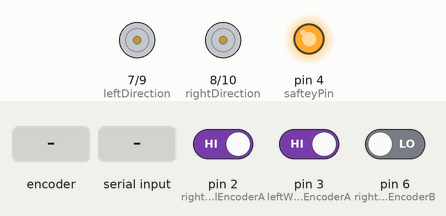
Recording of a sketch running on a simulated Arduino Uno, built with avr-gcc and run on an emulated ATmega328P. On the bench: direction and speed pins drawn as motors (green arrow = direction pin HIGH = forward, orange = LOW = backward, longer = more drive), output pins drawn as LEDs (lit = HIGH). The inputs (shaded band) are chosen by the test bench; at power-on: pin 2 (rightWheelEncoderA) HIGH, pin 3 (leftWheelEncoderA) HIGH, pin 6 (rightWheelEncoderB) LOW.

Above: at 1.2 s.
1.3 s: rotary encoder on pin 2 (rightWheelEncoderA) / pin 6 (rightWheelEncoderB) turned 3 steps (first pin leading)
At 1.63 s:
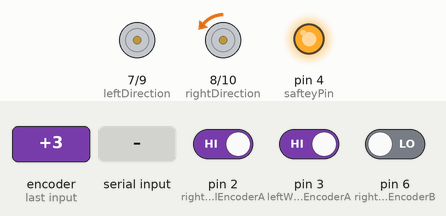
3.4 s: "90,45\n" received over Serial
At 5.8 s:
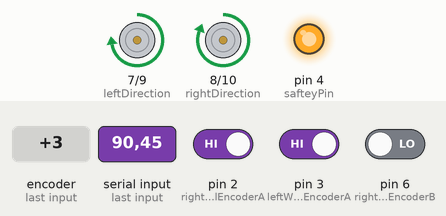
6.4 s: "," received over Serial
9.4 s: "5\n" received over Serial
At 11.0 s:
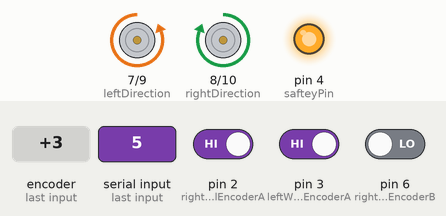
11.9 s: "," received over Serial
At 14.44 s:
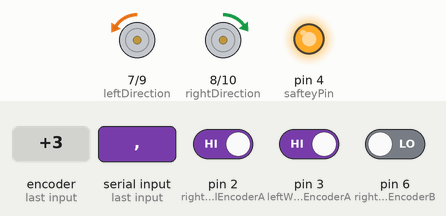
14.9 s: rotary encoder on pin 2 (rightWheelEncoderA) / pin 6 (rightWheelEncoderB) turned 3 steps (first pin leading)
Timing chart, 0 to 17.9 s (numbered marks = the images above; inputs shaded):
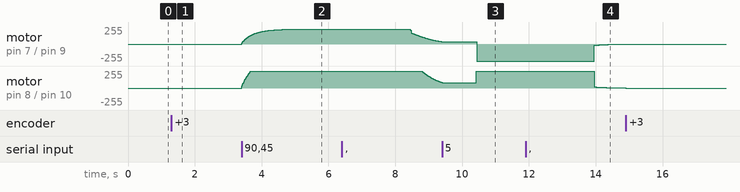

Measured:
- after the input at 1.3 s, motor on pin 8 (rightDirection) / pin 10 (rightPWMpin): stopped → backward 1/255 after 0.20 s, → backward 2/255 0.20 s later, → backward 1/255 0.20 s later
- after the input at 3.4 s, motor on pin 7 (leftDirection) / pin 9 (leftPWMpin): moves from stopped to forward 224/255 over 2.0 s, starting at once; motor on pin 8 (rightDirection) / pin 10 (rightPWMpin): moves from backward 1/255 to forward 255/255 over 0.27 s, starting at once
- after the input at 6.4 s, motor on pin 7 (leftDirection) / pin 9 (leftPWMpin): moves from forward 224/255 to forward 37/255 over 0.94 s, starting after 2.0 s; motor on pin 8 (rightDirection) / pin 10 (rightPWMpin): moves from forward 255/255 to forward 84/255 over 0.60 s, starting after 2.4 s
- after the input at 11.9 s, motor on pin 7 (leftDirection) / pin 9 (leftPWMpin): moves from backward 255/255 to backward 2/255 over 0.84 s, starting after 2.1 s; motor on pin 8 (rightDirection) / pin 10 (rightPWMpin): moves from forward 255/255 to forward 1/255 over 0.80 s, starting after 2.1 s

The sketch:

Demo_1.ino
```cpp
// CODE WRITTEN BY BENJAMIN SMITH AND STEPHEN THOMAS
// This code is used for mutliple purposes, requiring an arduino microcontroller connected to 2 motors with encoders attached, and a battery connection to work properly.
// This code records the distance the motors travel and orientation angle, along with getting the robot to move to specified orientation and distance values based upon user input to the serial monitor, input as phi (in radians), and distance to move forward (in meters).
// This code functions using PI controllers and interrupts, all of which have their respective sections labeled, along with any other sections required to achieve the desired output labeled as well.

//libraries necessary for proper usage
#include <Wire.h>
//definitions of values to be used in code
#define rightWheelEncoderA 2
#define rightWheelEncoderB 6
#define leftWheelEncoderA 3
#define leftWheelEncoderB 5
#define rightPWMpin 10
#define leftPWMpin 9
#define rightDirection 8
#define leftDirection 7
#define safteyPin 4
#define wheelRadius 0.075
#define clankerWidth 0.14
#define myAddress 8

// GLOBAL VARS
bool LAST_R_A;
bool LAST_L_A;
long RIGHTWHEELCOUNTS = 0;
long LEFTWHEELCOUNTS = 0;
char MESSAGE[32];
int MESSAGE_LENGTH = 0;
void receive();

void setup() {
  //initiallize pins and serial monitor
  Serial.begin(9600);
  pinMode(rightWheelEncoderA, INPUT);
  pinMode(rightWheelEncoderB, INPUT);
  pinMode(leftWheelEncoderA, INPUT);
  pinMode(leftWheelEncoderB, INPUT);
  pinMode(rightPWMpin, OUTPUT);
  pinMode(leftPWMpin, OUTPUT);
  pinMode(rightDirection, OUTPUT);
  pinMode(leftDirection, OUTPUT);
  pinMode(safteyPin, OUTPUT);

  //Initialize encoder values
  bool LAST_R_A = digitalRead(rightWheelEncoderA);
  bool LAST_L_A = digitalRead(leftWheelEncoderA);
  attachInterrupt(digitalPinToInterrupt(rightWheelEncoderA), rightEncoderInterupt, HIGH);
  attachInterrupt(digitalPinToInterrupt(leftWheelEncoderA), leftEncoderInterupt, HIGH);

  //initialize I2C communication
  Wire.begin(myAddress);
  Wire.onReceive(receive);

  //Initialize motor drivers
  digitalWrite(safteyPin, HIGH);
}

void loop() {
  long currentTime = millis();
  long lastTime = 0;
  //wheel angular position
  float leftWheelPos = 0;
  float rightWheelPos = 0;
  float leftWheelLastPos = 0;
  float rightWheelLastPos = 0;
  //wheel angular velocity
  float leftWheelSpeed = 0;
  float rightWheelSpeed = 0;
  //wheel position
  float leftDistance = 0;
  float rightDistance = 0;
  float leftTangentalVelocity = 0;
  float rightTangentalVelocity = 0;
  float centerDistance = 0;
  float centerSpeed = 0;

  //clanker orientation
  float phi = 0;
  float xPos = 0;
  float yPos = 0;

  //Clanker Outputs
  float rightPWM = 0;
  float leftPWM = 0;

  //clanker targets
  float targetRSpeed = 0;
  float targetLSpeed = 0;
  float targetCP = 0;
  float targetPhi = 0;
  float maxWheelSpeed = 7;

  //Control Constants
  float rightKp = 70;
  float leftKp = 70;
  float centerKp = 2;
  float centerKi = 0.5;
  float centerIntegral = 0;
  float phiKp = .225;
  float phiKi = .1;
  float phiIntegral = 0;

  // determine current position and orientation
  while (true)
  {
    //Wait for next loop
    while (millis() < currentTime) {}

    leftWheelPos = (float)LEFTWHEELCOUNTS / 1600 * 6.28;
    rightWheelPos = (float)RIGHTWHEELCOUNTS / 1600 * 6.28;

    leftDistance = leftWheelPos * wheelRadius;
    rightDistance = rightWheelPos * wheelRadius;

    leftWheelSpeed = (leftWheelPos - leftWheelLastPos) / 0.02;
    rightWheelSpeed = (rightWheelPos - rightWheelLastPos) / 0.02;

    leftTangentalVelocity = leftWheelSpeed * wheelRadius;
    rightTangentalVelocity = rightWheelSpeed * wheelRadius;

    centerDistance = (leftDistance + rightDistance) / 2.0;
    centerSpeed = (leftTangentalVelocity + rightTangentalVelocity) / 2.0;
    phi = (rightDistance - leftDistance) / clankerWidth / 2.0;

    //update x and y position based upon phi value
    xPos += centerSpeed * cos(phi) * 0.02;
    yPos += centerSpeed * sin(phi) * 0.02;

    // allow user input from serial monitor for phi and position
    if (Serial.available()) {
      targetPhi = Serial.parseFloat();
      if (Serial.peek() == ',') {
        Serial.read();
      }
      targetCP = Serial.parseFloat();
      while (Serial.available()) {
        Serial.read();
      }
    }

    // deterimine error values to be used in PI controllers
    float errorPhi = targetPhi - phi;
    float errorCP = targetCP - centerDistance;

    /*Serial.print(targetCP);
      Serial.print(" ");
      Serial.print(centerDistance);
      Serial.print(" ");
      Serial.print(targetPhi);
      Serial.print(" ");
      Serial.println(phi);
    */

    //Intergal controller
    centerIntegral = centerIntegral * 0.95 + errorCP;
    phiIntegral = phiIntegral * 0.95 + errorPhi;


    // Position to wheel speed
    targetRSpeed = errorCP * centerKp + centerIntegral * centerKi;
    targetLSpeed = errorCP * centerKp + centerIntegral * centerKi;
    // Phi to wheel speed
    targetRSpeed += errorPhi * phiKp + phiIntegral * phiKi;
    targetLSpeed -= errorPhi * phiKp + phiIntegral * phiKi;
    //
    float errorRV = targetRSpeed - rightWheelSpeed;
    float errorLV = targetLSpeed - leftWheelSpeed;


    //    Serial.print(RIGHTWHEELCOUNTS);
    //    Serial.print(" ");
    //    Serial.println(LEFTWHEELCOUNTS);
    //    Serial.print(" ");
    //    Serial.print(leftPWM);
    //    Serial.print(" ");
    //    Serial.print(rightPWM);
    //    Serial.print(" ");
    //    Serial.print(leftWheelSpeed);
    //    Serial.print(" ");
    //    Serial.println(rightWheelSpeed);


    //Limit robot speed
    if (errorRV > maxWheelSpeed && errorRV > errorLV)
    {
      errorLV = errorLV / errorRV * maxWheelSpeed;
      errorRV = maxWheelSpeed;
    }
    if (errorLV > maxWheelSpeed && errorLV > errorRV)
    {
      errorRV = errorRV / errorLV * maxWheelSpeed;
      errorLV = maxWheelSpeed;
    }

    //Apply low-pass filter to outputs to reduce gittering
    rightPWM = rightPWM * 0.95 + (errorRV * rightKp) * 0.05;
    leftPWM =  leftPWM * 0.95 + (errorLV * leftKp) * 0.05;


    //    Serial.print(currentTime, 5);
    //    Serial.print(" ");
    //    Serial.print(centerDistance, 5);
    //    Serial.print(" ");
    //    Serial.print(leftPWM);
    //    Serial.print(" ");
    //    Serial.println(rightPWM);

    //Spin motors
    spinMotors(rightPWM, leftPWM);

    //Update all previous values
    leftWheelLastPos = leftWheelPos;
    rightWheelLastPos = rightWheelPos;
    lastTime = currentTime;
    currentTime = lastTime + 20;
  }
}


void rightEncoderInterupt()
{
  //ENCODER SECTON
  bool A = digitalRead(rightWheelEncoderA);
  bool B = digitalRead(rightWheelEncoderB);
  //Dark magic
  if (A != LAST_R_A)
    if (B != A)
    {
      RIGHTWHEELCOUNTS++;
    }
    else
    {
      RIGHTWHEELCOUNTS--;
    }
  // Save prev states
  LAST_R_A = A;
}

void leftEncoderInterupt()
{
  //ENCODER SECTON
  bool A = digitalRead(leftWheelEncoderA);
  bool B = digitalRead(leftWheelEncoderB);
  //Dark magic
  if (A != LAST_L_A)
    if (B != A)
    {
      LEFTWHEELCOUNTS--;
    }
    else
    {
      LEFTWHEELCOUNTS++;
    }
  // Save prev states
  LAST_L_A = A;
}

void spinMotors(float R, float L)
{
  // motor controls
  if (L >= 0)
    digitalWrite(leftDirection, HIGH);
  else
  {
    digitalWrite(leftDirection, LOW);
    L *= -1;
  }
  if (R >= 0)
    digitalWrite(rightDirection, HIGH);
  else
  {
    digitalWrite(rightDirection, LOW);
    R *= -1;
  }
  R = constrain(R, 0, 255);
  L = constrain(L, 0, 255);

  //if (L < 10) L = 0;
  //if (R < 10) R = 0;

  //Serial.print(L);
  //Serial.print(" ");
  //Serial.println(R);


  analogWrite(leftPWMpin, L);
  analogWrite(rightPWMpin, R);
}

void receive()
{
  //I2C communication function
  Wire.read();
  MESSAGE_LENGTH = 0;
  while (Wire.available())
  {
    MESSAGE[MESSAGE_LENGTH] = Wire.read();
    MESSAGE_LENGTH++;
    if (MESSAGE_LENGTH > 31)
      break;
  }
  //  Serial.print(MESSAGE[0]);
  //  Serial.println(MESSAGE[1]);
}
/*void receiveFromSerial()
  {
  int i=0;
  while(Serial.available())
  {
   MESSAGE[i]= Serial.read();
   i++;
   if( i >31)
   break;
  }
  }
*/
```
